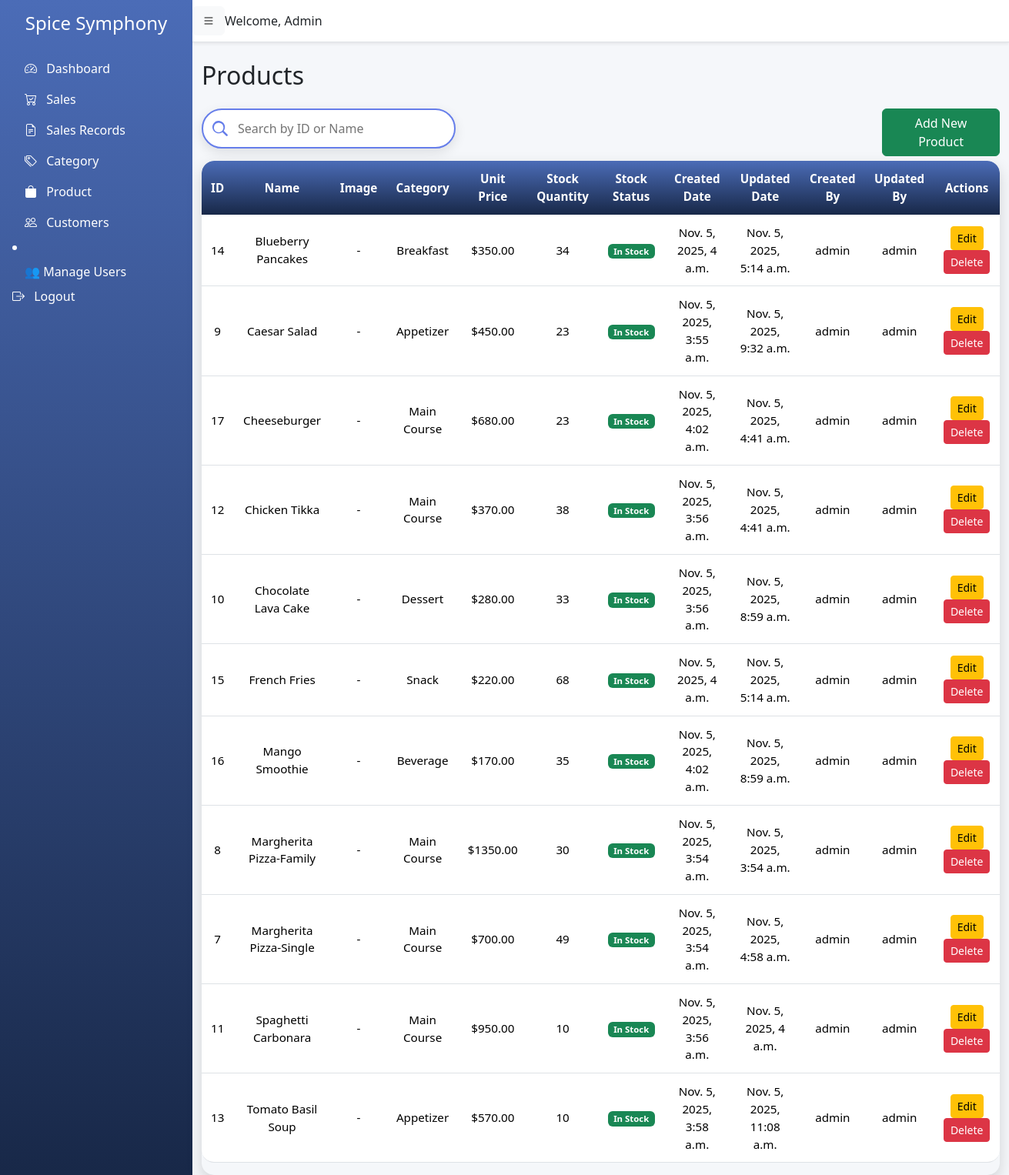
The app's page /products/ (signed in), older data.
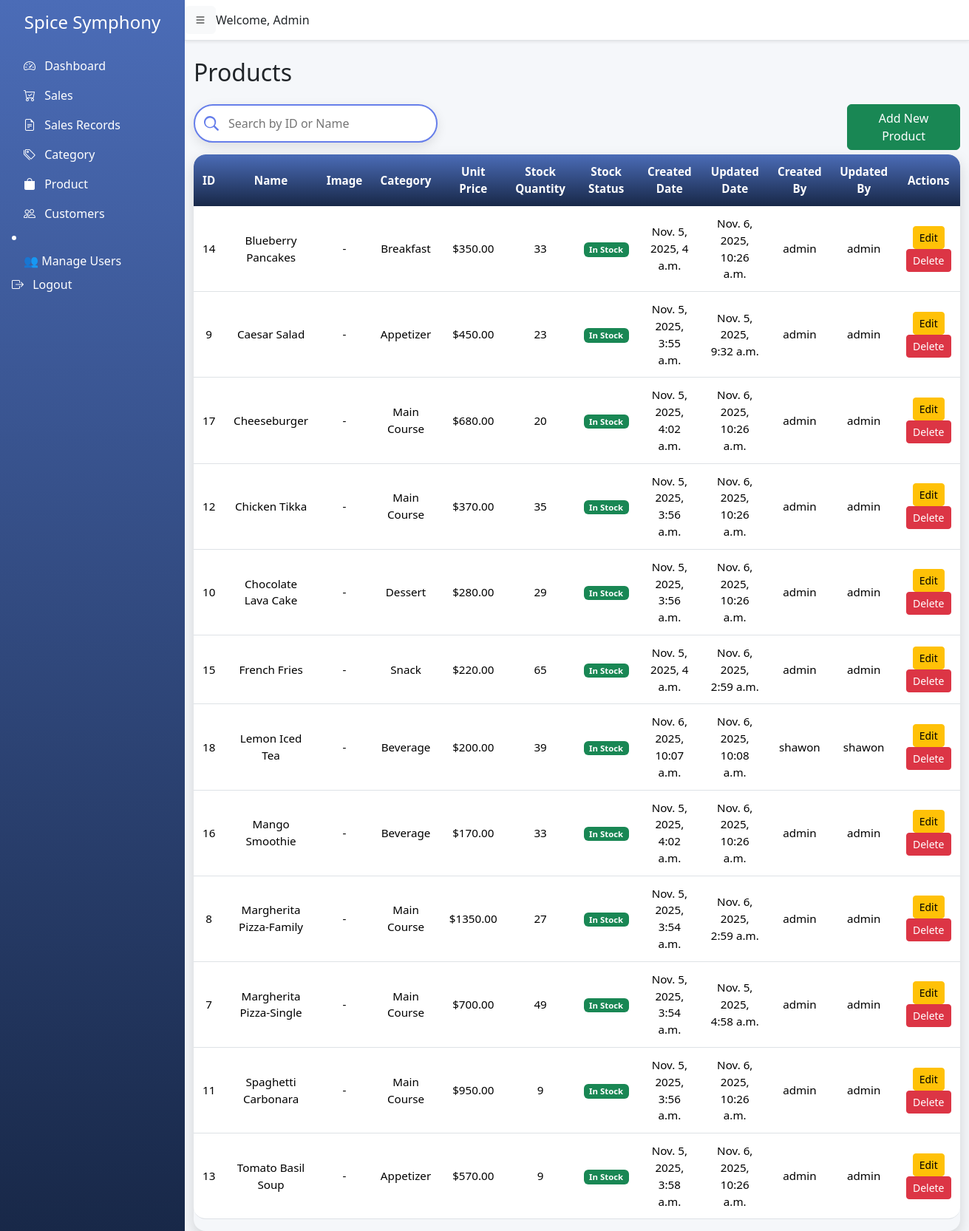
The same page, newer data.
### pos/models.py (models this page shows, shortened)
class Product(models.Model):
    name = models.CharField(max_length=150)
    image = models.ImageField(upload_to='products/', blank=True, null=True)
    category = models.ForeignKey(
        Category,
        on_delete=models.CASCADE,
        related_name='products'
    )
    unitprice = models.DecimalField(max_digits=10, decimal_places=2)
    stock_quantity = models.PositiveIntegerField(default=0)
    created_date = models.DateTimeField(auto_now_add=True)
    updated_date = models.DateTimeField(auto_now=True)
    created_by = models.ForeignKey(
        User,
        on_delete=models.SET_NULL,
        null=True,
        related_name='product_created_by'
    )
    updated_by = models.ForeignKey(
        User,
        on_delete=models.SET_NULL,
        null=True,
        related_name='product_updated_by'
    )
    class Meta:
        ordering = ['name']

class Category(models.Model):
    name = models.CharField(max_length=100, unique=True)
    created_date = models.DateTimeField(auto_now_add=True)
    updated_date = models.DateTimeField(auto_now=True)
    created_by = models.ForeignKey(
        User,
        on_delete=models.SET_NULL,
        null=True,
        related_name='category_created_by'
    )
    updated_by = models.ForeignKey(
        User,
        on_delete=models.SET_NULL,
        null=True,
        related_name='category_updated_by'
    )
    class Meta:
        verbose_name_plural = "Categories"
        ordering = ['name']

### pos/views.py (the view)
# urls.py: path('products/', views.product_list, name='product_list'),
@login_required
def product_list(request):
    search_query = request.GET.get('search', '')
    if search_query:
        products = Product.objects.filter(
            name__icontains=search_query
        )
    else:
        products = Product.objects.all()
    return render(request, 'pos/product_list.html', {'products': products, 'search_query': search_query})

### pos/templates/pos/product_list.html (shortened to what this page needs)
{% extends 'pos/base.html' %}
{% load static %}
{% block content %}
<h2 class="mb-4">Products</h2>
<div class="row">
    <div class="col-lg-4">
        <div class="mb-3">
    <input type="text" id="categorySearch" class="lu-search" placeholder="Search by ID or Name">
</div>
    </div>
    <div class="col-lg-4"></div>
    <div class="col-lg-2"></div>
    <div class="col-lg-2">
        <a href="{% url 'product_create' %}" class="btn btn-success">
               Add New Product
           </a>
    </div>
</div>
<div class="lu-table-wrapper">
    <table class="table lu-table" id="categoryTable">
        <thead>
                <tr>
                    <th>ID</th>
                    <th>Name</th>
                    <th>Image</th>
                    <th>Category</th>
                    <th>Unit Price</th>
                    <th>Stock Quantity</th>
                    <th>Stock Status</th>
                    <th>Created Date</th>
                    <th>Updated Date</th>
                    <th>Created By</th>
                    <th>Updated By</th>
                    <th>Actions</th>
                </tr>
        </thead>
 <tbody>
        {% for product in products %}
        <tr>
            <td>{{ product.id }}</td>
            <td>{{ product.name }}</td>
            <td>
                {% if product.image %}
                <img src="{{ product.image }}" alt="{{ product.name }}" width="50" height="50" style="border-radius:5px;">
                {% else %}
                -
                {% endif %}
            </td>
            <td>{{ product.category.name }}</td>
            <td>${{ product.unitprice }}</td>
            <td>{{ product.stock_quantity }}</td>
            <td>
                {% if product.stock_quantity == 0 %}
                    <span class="badge bg-danger">Out of Stock</span>
                {% elif product.stock_quantity <= 5 %}
                    <span class="badge bg-warning text-dark">Low Stock</span>
                {% else %}
                    <span class="badge bg-success">In Stock</span>
                {% endif %}
            </td>
            <td>{{ product.created_date }}</td>
            <td>{{ product.updated_date }}</td>
            <td>{{ product.created_by }}</td>
            <td>{{ product.updated_by }}</td>
            <td>
                <a href="{% url 'product_update' product.id %}" class="btn btn-warning btn-sm">Edit</a>
                <a href="{% url 'product_delete' product.id %}" class="btn btn-danger btn-sm"
                   onclick="return confirm('Are you sure you want to delete this product?');">Delete</a>
            </td>
        </tr>
        {% empty %}
        <tr><td colspan="9" class="text-center">No products found.</td></tr>
        {% endfor %}
    </tbody>
    </table>
</div>
{% endblock %}

### pos/templates/pos/base.html (shortened to what this page needs)
{% load static %}
<!DOCTYPE html>
<html lang="en">
<head>
    <link href="https://cdn.jsdelivr.net/npm/bootstrap@5.3.2/dist/css/bootstrap.min.css" rel="stylesheet">
    <link href="https://cdn.jsdelivr.net/npm/bootstrap-icons@1.10.5/font/bootstrap-icons.css" rel="stylesheet">
    <link rel="stylesheet" href="{% static 'css/style.css' %}">
</head>
<body>
<div class="d-flex" id="wrapper">
    <div class="bg-gradient sidebar text-white p-3" id="sidebar-wrapper">
        <div class="sidebar-heading text-center mb-4">
            <h4>Spice Symphony</h4>
        </div>
        <div class="list-group list-group-flush">
            <a href="{% url 'index' %}" class="list-group-item list-group-item-action bg-transparent text-white">
                <i class="bi bi-speedometer2 me-2"></i> Dashboard
            </a>
               <a href="{% url 'sales' %}" class="list-group-item list-group-item-action bg-transparent text-white">
                <i class="bi bi-cart-check me-2"></i> Sales
             </a>
            <a href="{% url 'sales_record_list' %}" class="list-group-item list-group-item-action bg-transparent text-white">
                <i class="bi bi-file-earmark-text me-2"></i> Sales Records
             </a>
            <a href="{% url 'category_list' %}" class="list-group-item list-group-item-action bg-transparent text-white">
                <i class="bi bi-tags me-2"></i> Category
            </a>
            <a href="{% url 'product_list' %}" class="list-group-item list-group-item-action bg-transparent text-white">
                <i class="bi bi-bag-fill me-2"></i> Product
            </a>
            <a href="{% url 'customer_list' %}" class="list-group-item list-group-item-action bg-transparent text-white">
                <i class="bi bi-people me-2"></i> Customers
            </a>
            {% if user.is_superuser %}
            <li class="nav-item">
                <a class="list-group-item list-group-item-action bg-transparent text-white" href="{% url 'create_user' %}">
                    👥 Manage Users
                </a>
            </li>
            {% endif %}
            {% if user.is_authenticated %}
            <form method="post" action="{% url 'logout' %}" style="display:inline;">
                <button type="submit" class="btn btn-link list-group-item list-group-item-action bg-transparent text-white p-0">
                    <i class="bi bi-box-arrow-right me-2"></i> Logout
                </button>
                </form>
            {% else %}
                  <a href="#" class="list-group-item list-group-item-action bg-transparent text-white">
                <i class="bi bi-box-arrow-in-right me-2"></i> Login
            </a>
            {% endif %}
        </div>
    </div>
    <div id="page-content-wrapper" class="w-100">
        <nav class="navbar navbar-expand-lg navbar-light bg-white shadow-sm border-bottom">
            <button class="btn btn-light" id="menu-toggle"><i class="bi bi-list"></i></button>
            <div class="mr-auto">Welcome, Admin</div>
        </nav>
        <div class="container-fluid mt-4">
            {% block content %}{% endblock %}
        </div>
    </div>
</div>
</body>
</html>

### pos/static/css/style.css (style rules this page uses)
body { font-family: 'Segoe UI', sans-serif; background: #f5f7fa; }
#wrapper { display: flex; width: 100%; }
#sidebar-wrapper { min-width: 250px; max-width: 250px; min-height: 100vh; background: linear-gradient(180deg, #4b6cb7, #182848) !important; color: #fff; }
#sidebar-wrapper .list-group-item { border: none; font-weight: 500; transition: 0.3s; background: transparent; color: #fff; }
#page-content-wrapper { flex: 1; }
.lu-search { width: 100%; padding: 12px 20px 12px 45px; border-radius: 30px; border: 2px solid #667eea; background: #fff; box-shadow: 0 5px 15px rgba(0,0,0,0.1); font-size: 1rem; transition: all 0.3s ease; outline: none; background-repeat: no-repeat; background-size: 20px; background-position: 12px center; }
.lu-table-wrapper { overflow-x: auto; border-radius: 1rem; box-shadow: 0 8px 20px rgba(0,0,0,0.15); border: none; }
.lu-table { border-collapse: separate; border-spacing: 0; width: 100%; min-width: 700px; font-size: 0.95rem; transition: all 0.3s ease; }
.lu-table thead th { background: linear-gradient(180deg, #4b6cb7, #182848) !important; color: #fff; font-weight: 600; text-align: center; vertical-align: middle; border: none; padding: 12px; transition: all 0.3s ease; }
.lu-table tbody td { background: #fff; padding: 12px; text-align: center; vertical-align: middle; transition: all 0.3s ease; }
.lu-table thead tr:first-child th:first-child { border-top-left-radius: 1rem; }
.lu-table thead tr:first-child th:last-child { border-top-right-radius: 1rem; }
.lu-table tbody tr:last-child td:first-child { border-bottom-left-radius: 1rem; }
.lu-table tbody tr:last-child td:last-child { border-bottom-right-radius: 1rem; }

Row changes from the older to the newer data that the page shows:
changed Product "Blueberry Pancakes": stock_quantity "34" → "33"; updated_date "Nov. 5, 2025, 5:14 a.m." → "Nov. 6, 2025, 10:26 a.m."
changed Product "Cheeseburger": stock_quantity "23" → "20"; updated_date "Nov. 5, 2025, 4:41 a.m." → "Nov. 6, 2025, 10:26 a.m."
changed Product "Chicken Tikka": stock_quantity "38" → "35"; updated_date "Nov. 5, 2025, 4:41 a.m." → "Nov. 6, 2025, 10:26 a.m."
changed Product "Chocolate Lava Cake": stock_quantity "33" → "29"; updated_date "Nov. 5, 2025, 8:59 a.m." → "Nov. 6, 2025, 10:26 a.m."
changed Product "French Fries": stock_quantity "68" → "65"; updated_date "Nov. 5, 2025, 5:14 a.m." → "Nov. 6, 2025, 2:59 a.m."
added Product: id "18", name "Lemon Iced Tea", category.name "Beverage", unitprice "200.00", stock_quantity "39", shows "In Stock", created_date "Nov. 6, 2025, 10:07 a.m.", updated_date "Nov. 6, 2025, 10:08 a.m.", created_by "shawon", updated_by "shawon"
changed Product "Mango Smoothie": stock_quantity "35" → "33"; updated_date "Nov. 5, 2025, 8:59 a.m." → "Nov. 6, 2025, 10:26 a.m."
changed Product "Margherita Pizza-Family": stock_quantity "30" → "27"; updated_date "Nov. 5, 2025, 3:54 a.m." → "Nov. 6, 2025, 2:59 a.m."
changed Product "Spaghetti Carbonara": stock_quantity "10" → "9"; updated_date "Nov. 5, 2025, 4 a.m." → "Nov. 6, 2025, 10:26 a.m."
changed Product "Tomato Basil Soup": stock_quantity "10" → "9"; updated_date "Nov. 5, 2025, 11:08 a.m." → "Nov. 6, 2025, 10:26 a.m."
